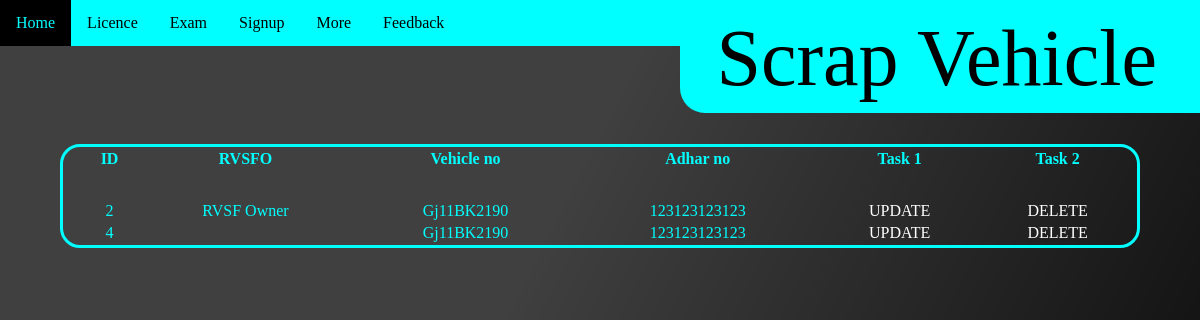
Page /admin/Scrap.php on the committed database.
### tables this page shows
CREATE TABLE `reg_scrap_vehicle` (
  `id` int(100) NOT NULL,
  `RVSFO` varchar(30) NOT NULL,
  `vehicle_no` varchar(35) NOT NULL,
  `adhar_no` varchar(45) NOT NULL
);

### admin/Scrap.php (the view, shortened to what this page needs)
<?php
    include('connect.php');
        echo "<html><head><style>
        *{
            margin: 0%;
            overflow: hidden;
            font-family: 'Lucida Sans';
        }
        body{
            background-image: url('blackBG.png');
        }
        nav ul {
            margin: 0;
            padding: 0;
            background-color:aqua;
            color: black;
            overflow: hidden;
            z-index: 5;
        }
        nav li {
            float: left;
        }
        nav li a {
            display: block;
            color:black;
            text-align: center;
            padding: 14px 16px;
            text-decoration: none;
            z-index: 5;
        }
        nav li a:hover {
            background-color: black;
            color: aqua;
        }
        .dropdown-content {
            display: none;
            position: absolute;
            background-color: black;
            color: aqua;
            min-width: 160px;
            box-shadow: 0px 8px 16px 0px rgba(0,0,0,0.2);
            z-index: 5;
        }
        .dropdown-content a {
            color: aqua;
            padding: 12px 16px;
            text-decoration: none;
            display: block;
            text-align: left;
            z-index: 5;
        }
        .dropdown:hover .dropdown-content {
            display: block;
        }
        .dropdown-content a:hover{
            background-color: aqua;
            color: black;
        }
        .link{
            color:white;
            text-decoration: none;
        }
        .head{
            width: 560px;
            height: 100px;
            background-color: aqua;
            border-radius: 25px;
            font-size: 80px;
            padding-left: 3%;
            position: absolute;
            left: 56.7%;
            animation-name: head;
            animation-duration: 2s;
            animation-fill-mode: forwards;
        }
        @keyframes head{
            from{bottom: 100%;}
            to{bottom: 85.9%;}
        }
        table{
            position: absolute;
            top:18%;
            left:5%;
            border: 3px solid aqua;
            border-radius:20px;
            padding-left: 20px;
            width:90%;
            color:aqua;
            animation-name: fade;
            animation-duration: 4s;
            animation-fill-mode: forwards;
        }
        @keyframes fade{
            from{opacity:0%;}
            to{opacity:100%;}
        }
        </style></head>
        <body>
        <nav>
            <ul>
                <li><a href='Home.php'>Home</a></li>
                <li class='dropdown'>
                <a class='dropbtn'>Licence</a>
                </li>
                <li><a href='exam.php'>Exam</a></li>
                <li><a href='reg.php'>Signup</a></li>
                <li class='dropdown'>
                <a class='dropbtn'>More</a>
                </li>
                <li><a href='Feedback.php'>Feedback</a></li>
            </ul>
        </nav><div class='head'>Scrap Vehicle</div>";
        echo "<table>";
        echo "<tr>";
        echo "<th>ID</th>";
        echo "<th>RVSFO</th>";
        echo "<th>Vehicle no</th>";
        echo "<th>Adhar no</th>";
        echo "<th>Task 1</th>";
        echo "<th>Task 2</th>";
        echo "</tr><tr></tr><tr></tr><tr></tr><tr></tr><tr></tr><tr></tr><tr></tr><tr></tr><tr></tr><tr></tr><tr></tr><tr></tr><tr></tr><tr></tr><tr></tr>";
        $q = mysqli_query($cn,"select * from reg_scrap_vehicle");
    while($r = mysqli_fetch_array($q))
    {
        echo "
        <tr>
            <td><center>".$r[0]."</center></td>
            <td><center>".$r[1]."</center></td>
            <td><center>".$r[2]."</center></td>
            <td><center>".$r[3]."</center></td>
            <td><center><a class='link' href='scrapupd.php?id=".$r[0]." '>UPDATE</a></center></td>
            <td><center><a class='link' href='scrapdel.php?id=".$r[0]." '>DELETE</a></center></td>
        </tr>";
    }
        echo "</table></body></html>";
?>

### admin/Scrap.php (style rules this page uses)
* { margin: 0%; overflow: hidden; font-family: 'Lucida Sans'; }
body { background-image: url('blackBG.png'); }
nav ul { margin: 0; padding: 0; background-color:aqua; color: black; overflow: hidden; z-index: 5; }
nav li { float: left; }
nav li a { display: block; color:black; text-align: center; padding: 14px 16px; text-decoration: none; z-index: 5; }
.link { color:white; text-decoration: none; }
.head { width: 560px; height: 100px; background-color: aqua; border-radius: 25px; font-size: 80px; padding-left: 3%; position: absolute; left: 56.7%; animation-name: head; animation-duration: 2s; animation-fill-mode: forwards; }
table { position: absolute; top:18%; left:5%; border: 3px solid aqua; border-radius:20px; padding-left: 20px; width:90%; color:aqua; animation-name: fade; animation-duration: 4s; animation-fill-mode: forwards; }

### rows in the picture
reg_scrap_vehicle: id "2", RVSFO "RVSF Owner", vehicle_no "Gj11BK2190", adhar_no "123123123123"
reg_scrap_vehicle: id "4", vehicle_no "Gj11BK2190", adhar_no "123123123123"
